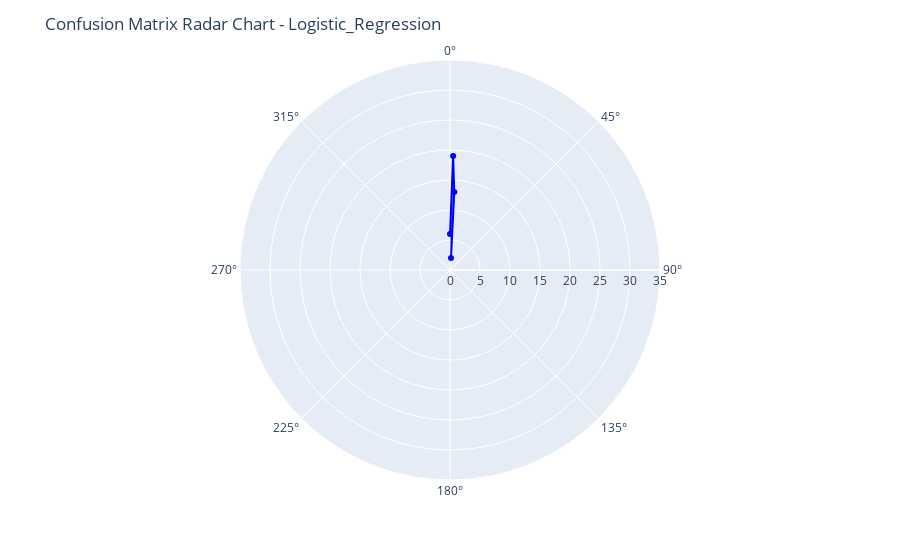
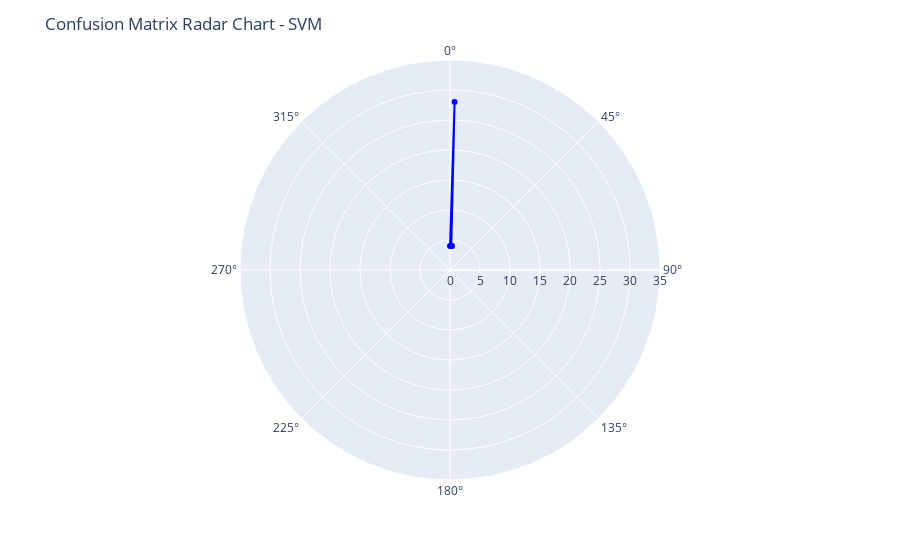
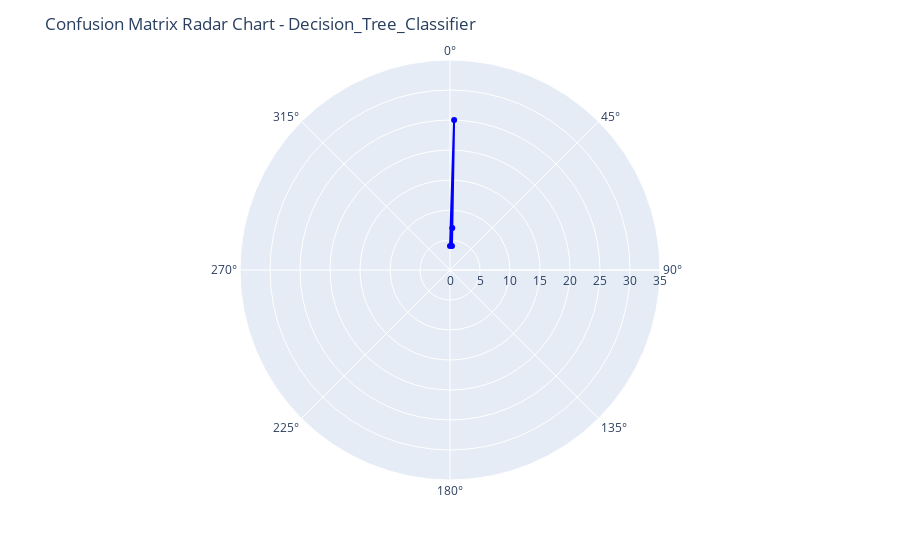
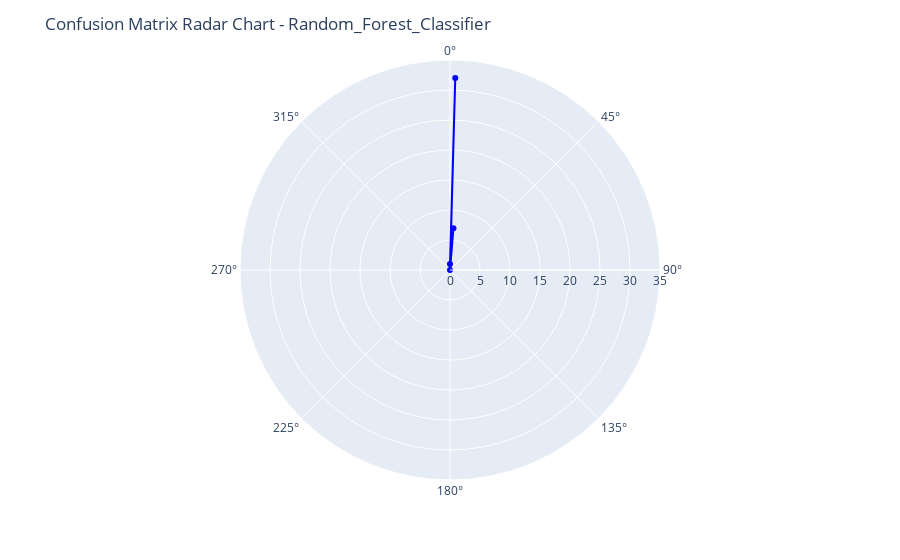

The notebook cell saved with these charts, in order:
### Code cell
import plotly.express as px
import numpy as np

# Define labels for radar chart axes
labels = ['True Positive', 'False Negative', 'False Positive', 'True Negative']

# Iterate over each model's confusion matrix and plot a radar chart
for cm in models_scores_confusion_matrix:
    model = cm[0]
    data = cm[1].flatten()
    
    # Compute angle for each axis
    angles = np.linspace(0, 2 * np.pi, len(labels), endpoint=False).tolist()
    
    # The plot is circular, so we "roll" the labels and data to start from the top
    data = np.roll(data, 1)
    labels = np.roll(labels, 1)
    
    # Create a new figure for each radar chart
    fig = px.line_polar()

    # Plot radar chart
    fig.add_scatterpolar(
        r=data,
        theta=angles,
        fill='toself',
        line=dict(color='blue', width=2),
        name=model
    )

    # Update layout for the radar chart
    fig.update_layout(
        polar=dict(
            radialaxis=dict(visible=True, range=[0, 35])
        ),
        title=f'Confusion Matrix Radar Chart - {model}'
    )

    # Show the radar chart
    fig.show()

### Figure 1 — Plotly figure (JSON) as saved in the notebook; plotly's stock layout.template omitted (floating-point values rounded to 4 significant figures)
{"data": [{"hovertemplate": "<extra></extra>", "legendgroup": "", "line": {"color": "#636efa", "dash": "solid"}, "marker": {"symbol": "circle"}, "mode": "lines", "name": "", "showlegend": false, "subplot": "polar", "type": "scatterpolar"}, {"fill": "toself", "line": {"color": "blue", "width": 2}, "name": "Logistic_Regression", "r": [6, 19, 13, 2], "theta": [0, 1.571, 3.142, 4.712], "type": "scatterpolar"}], "layout": {"legend": {"tracegroupgap": 0}, "margin": {"t": 60}, "polar": {"angularaxis": {"direction": "clockwise", "rotation": 90}, "domain": {"x": [0, 1], "y": [0, 1]}, "radialaxis": {"range": [0, 35], "visible": true}}, "title": {"text": "Confusion Matrix Radar Chart - Logistic_Regression"}}}

### Figure 2 — Plotly figure (JSON) as saved in the notebook; plotly's stock layout.template omitted (floating-point values rounded to 4 significant figures)
{"data": [{"hovertemplate": "<extra></extra>", "legendgroup": "", "line": {"color": "#636efa", "dash": "solid"}, "marker": {"symbol": "circle"}, "mode": "lines", "name": "", "showlegend": false, "subplot": "polar", "type": "scatterpolar"}, {"fill": "toself", "line": {"color": "blue", "width": 2}, "name": "SVM", "r": [4, 28, 4, 4], "theta": [0, 1.571, 3.142, 4.712], "type": "scatterpolar"}], "layout": {"legend": {"tracegroupgap": 0}, "margin": {"t": 60}, "polar": {"angularaxis": {"direction": "clockwise", "rotation": 90}, "domain": {"x": [0, 1], "y": [0, 1]}, "radialaxis": {"range": [0, 35], "visible": true}}, "title": {"text": "Confusion Matrix Radar Chart - SVM"}}}

### Figure 3 — Plotly figure (JSON) as saved in the notebook; plotly's stock layout.template omitted (floating-point values rounded to 4 significant figures)
{"data": [{"hovertemplate": "<extra></extra>", "legendgroup": "", "line": {"color": "#636efa", "dash": "solid"}, "marker": {"symbol": "circle"}, "mode": "lines", "name": "", "showlegend": false, "subplot": "polar", "type": "scatterpolar"}, {"fill": "toself", "line": {"color": "blue", "width": 2}, "name": "Decision_Tree_Classifier", "r": [4, 25, 7, 4], "theta": [0, 1.571, 3.142, 4.712], "type": "scatterpolar"}], "layout": {"legend": {"tracegroupgap": 0}, "margin": {"t": 60}, "polar": {"angularaxis": {"direction": "clockwise", "rotation": 90}, "domain": {"x": [0, 1], "y": [0, 1]}, "radialaxis": {"range": [0, 35], "visible": true}}, "title": {"text": "Confusion Matrix Radar Chart - Decision_Tree_Classifier"}}}

### Figure 4 — Plotly figure (JSON) as saved in the notebook; plotly's stock layout.template omitted (floating-point values rounded to 4 significant figures)
{"data": [{"hovertemplate": "<extra></extra>", "legendgroup": "", "line": {"color": "#636efa", "dash": "solid"}, "marker": {"symbol": "circle"}, "mode": "lines", "name": "", "showlegend": false, "subplot": "polar", "type": "scatterpolar"}, {"fill": "toself", "line": {"color": "blue", "width": 2}, "name": "Random_Forest_Classifier", "r": [1, 32, 0, 7], "theta": [0, 1.571, 3.142, 4.712], "type": "scatterpolar"}], "layout": {"legend": {"tracegroupgap": 0}, "margin": {"t": 60}, "polar": {"angularaxis": {"direction": "clockwise", "rotation": 90}, "domain": {"x": [0, 1], "y": [0, 1]}, "radialaxis": {"range": [0, 35], "visible": true}}, "title": {"text": "Confusion Matrix Radar Chart - Random_Forest_Classifier"}}}
